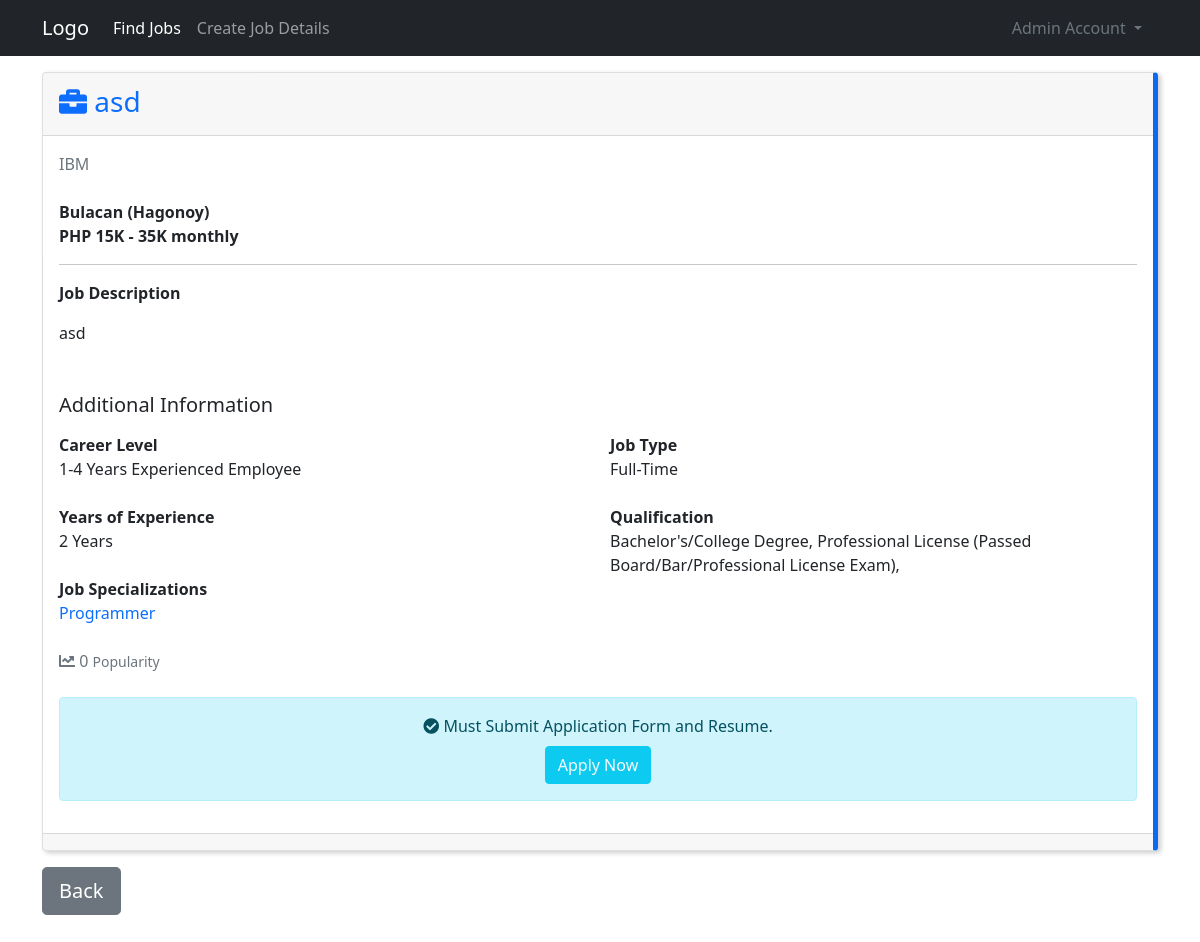
The app's page /post/1 (signed in) with its own data.
### website/models.py (models this page shows)
class User(db.Model, UserMixin):
    id = db.Column(db.Integer, primary_key=True)
    email = db.Column(db.String(150), unique=True)
    username = db.Column(db.String(150), unique=True)
    firstname = db.Column(db.String(150))
    lastname = db.Column(db.String(150))
    company = db.Column(db.String(150))
    password = db.Column(db.String(150))
    usertype = db.Column(db.String(10))
    date_created = db.Column(db.DateTime(timezone=True), default=func.now())
    posts = db.relationship('Post', backref='user', passive_deletes="True") # relationship of user and posts
    likes = db.relationship('Like', backref='user', passive_deletes="True") # relationship of user and comments

class Post(db.Model):
    id = db.Column(db.Integer, primary_key=True)
    title = db.Column(db.Text, nullable=False)
    text = db.Column(db.Text, nullable=False)
    date_created = db.Column(db.DateTime(timezone=True), default=func.now())
    author = db.Column(db.Integer, db.ForeignKey('user.id', ondelete="CASCADE"), nullable="False")
    likes = db.relationship('Like', backref='post', passive_deletes="True") # relationship of user and comments
    location = db.Column(db.Text, nullable=False)
    location1 = db.Column(db.Text, nullable=False)
    salary = db.Column(db.Text, nullable=True)
    salary1 = db.Column(db.Text, nullable=True)
    level = db.Column(db.Text, nullable=False)
    experience = db.Column(db.Text, nullable=False)
    specialization = db.Column(db.Text, nullable=False)
    qualification = db.Column(db.Text, nullable=True)
    qualification1 = db.Column(db.Text, nullable=True)
    qualification2 = db.Column(db.Text, nullable=True)
    qualification3 = db.Column(db.Text, nullable=True)
    qualification4 = db.Column(db.Text, nullable=True)
    jobtype = db.Column(db.Text, nullable=False)

### website/views.py (the view)
@views.route("/post/<id>")
@login_required
def post(id):
    post = Post.query.filter_by(id=id).first()
    if not post:
        flash('No post exist!', category='error')
        return redirect(url_for('views.home'))
    return render_template('user/single_post.html', user=current_user, post=post)

### website/__init__.py (called while the page is built)
def create_app():
    app = Flask(__name__)
    app.config['SECRET_KEY'] = "helloworld"
    app.config['SQLALCHEMY_DATABASE_URI'] = f'sqlite:///{DB_NAME}'
    app.config['SQLALCHEMY_TRACK_MODIFICATIONS'] = True
    db.init_app(app)
    from .views import views
    from .auth import auth
    app.register_blueprint(views, url_prefix="/")
    app.register_blueprint(auth, url_prefix="/")
    from .models import User, Post
    create_database(app)
    login_manager = LoginManager()
    login_manager.login_view = "auth.login"
    login_manager.init_app(app)
    @login_manager.user_loader
    def load_user(id):
        return User.query.get(int(id))
    return app

### website/templates/user/single_post.html (shortened to what this page needs)
{% extends "user/base.html" %}
{% set active_page = "view_post" %}
{% block content %}
<div id="posts">
    <div class="card mb-3" id="post_container">
        <div class="card-header d-flex justify-content-between align-items-center">
            <h3 class="text-primary mt-1">{% block header %}<i class="fas fa-briefcase"></i> {{ post.title }}{% endblock
                %}</h3>
        </div>
        <div class="card-body">
            <a class="text-secondary text-decoration-none" href="/posts/{{ post.user.company }}">{{ post.user.company
                }}</a><br><br>
            <span class="fw-bold">{{ post.location.capitalize() }} ({{ post.location1.capitalize() }})</span><br>
            {% if post.salary == "0" and post.salary1 == "0" %}
            {% else %}
            <span class="fw-bold">PHP {{ post.salary }}K - {{ post.salary1 }}K monthly</span>
            {% endif %}
            <hr>
            <p class="fw-bold">
                Job Description
            </p>
            <div class="card-text">
                {{ post.text|safe }}
            </div><br><br>
            <h5>Additional Information</h5>
            <div class="row mt-3">
                <div class="col-md-6">
                    <span class="fw-bold">Career Level</span><br>
                    {{ post.level }}<br><br>
                    <span class="fw-bold">Years of Experience</span><br>
                    {{ post.experience }}<br><br>
                    <span class="fw-bold">Job Specializations</span><br>
                    <span class="text-primary">{{ post.specialization }}</span><br><br>
                </div>
                <div class="col-md-6">
                    <span class="fw-bold">Job Type</span><br>
                    {{ post.jobtype }}<br><br>
                    <span class="fw-bold">Qualification</span><br>
                    {% if post.qualification == None and post.qualification1 == None and post.qualification2 == None and
                    post.qualification3
                    == None and post.qualification4 == None
                    %}
                    Not Specified
                    {% else %}
                    {% if not post.qualification1 %}
                    {% else %}
                    {{ post.qualification1 }},
                    {% endif %}
                    {% if not post.qualification2 %}
                    {% else %}
                    {{ post.qualification2 }},
                    {% endif %}
                    {% endif %}
                </div>
            </div>
            <div class="text-muted">
                {% if user.id in post.likes|map(attribute="author")|list %}
                <i class="fas fa-chart-line text-primary" id="like-button-{{ post.id }}"
                    onclick="like({{ post.id }})"></i>
                {% else %}
                <i class="fas fa-chart-line" id="like-button-{{ post.id }}" onclick="like({{ post.id }})"></i>
                {% endif %}
                <span id="likes-count-{{ post.id }}">{{ post.likes|length }}</span> <small>Popularity</small><br><br>
            </div>
            <div class="alert alert-info text-center">
                <i class="fas fa-check-circle"></i>
                Must Submit Application Form and Resume.<br>
                <button class="btn btn-info mt-2">
                    <a class="text-light text-decoration-none" href="mailto:{{ post.user.email }}">Apply Now</a>
                </button>
            </div>
        </div>
        <div class="card-footer text-muted">
        </div>
    </div>
    <a class="float-start mb-5" href="/home"><button class="btn btn-lg btn-secondary">Back</button></a>
</div>
{% endblock %}

### website/templates/user/base.html (shortened to what this page needs)
<!DOCTYPE html>
<html lang="en">
<head>
    <link href="https://cdn.jsdelivr.net/npm/bootstrap@5.1.3/dist/css/bootstrap.min.css" rel="stylesheet">
    <link rel="stylesheet" href="https://use.fontawesome.com/releases/v5.15.4/css/all.css">
    <link rel="stylesheet" href="https://cdnjs.cloudflare.com/ajax/libs/trix/1.3.1/trix.css">
    <link rel="stylesheet" href="{{ url_for('static',filename='user/css/style.css') }}">
    <link rel="stylesheet" href="{{ url_for('static',filename='user/css/salary.scss') }}">
    <link rel="stylesheet" href="{{ url_for('static',filename='user/css/slider.css') }}">
</head>
<body>
    <nav class="navbar navbar-expand-lg navbar-dark bg-dark">
        <div class="container">
            <a class="navbar-brand" href="/">Logo</a>
            <div class="collapse navbar-collapse" id="navbarSupportedContent">
                <ul class="navbar-nav me-auto mb-2 mb-lg-0">
                    <li class="nav-item">
                        <a href="/home" class="nav-item nav-link {{ 'active' if active_page == 'view_post' else '' }}">Find Jobs</a>
                    </li>
                    <li class="nav-item">
                        {% if user.is_authenticated %}
                        <a class="nav-item nav-link {{ 'active' if active_page == 'add_post' else '' }}" href="/create-post">Create Job Details</a>
                    </li>
                    {% endif %}
                </ul>
                <li class="d-flex nav-item dropdown">
                    <a class="nav-link text-secondary dropdown-toggle ps-0 {{ 'text-white' if active_page == 'edit_password' or active_page == 'edit_profile' or active_page == 'view_profile' else '' }}" href="#" id="navbarDropdown" role="button"
                        data-bs-toggle="dropdown" aria-expanded="false">
                        {{ current_user.firstname }}
                        {{ current_user.lastname }}
                    </a>
                </li>
            </div>
        </div>
    </nav>
    <div class="container pt-3">
        {% block content %}{% endblock %}
    </div>
</body>
</html>

### website/static/user/css/style.css (style rules this page uses)
#post_container { border-right: 5px solid#0c69f2; box-shadow: 3px 2px 5px 0px rgba(0,0,0,0.2); -webkit-box-shadow: 3px 2px 5px 0px rgba(0,0,0,0.2); -moz-box-shadow: 3px 2px 5px 0px rgba(0,0,0,0.2); }

### records on screen
User: firstname "Admin", lastname "Account"
Post: title "asd", location "Bulacan", location1 "Hagonoy", salary "15", salary1 "35", text "asd", level "1-4 Years Experienced Employee", experience "2 Years", specialization "Programmer", jobtype "Full-Time", qualification1 "Bachelor's/College Degree", qualification2 "Professional License (Passed Board/Bar/Professional License Exam)"
User: user.company "IBM"

### other values on screen
{{ post.likes|length }} "0"
